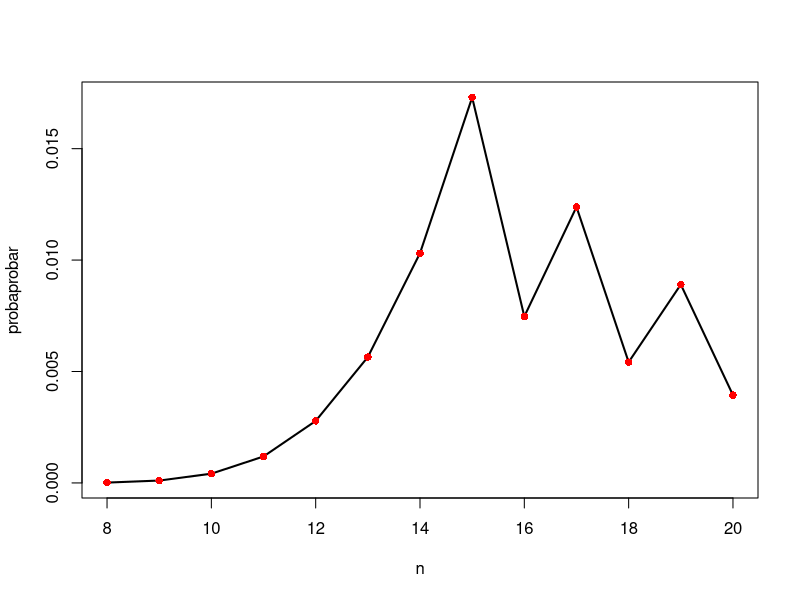
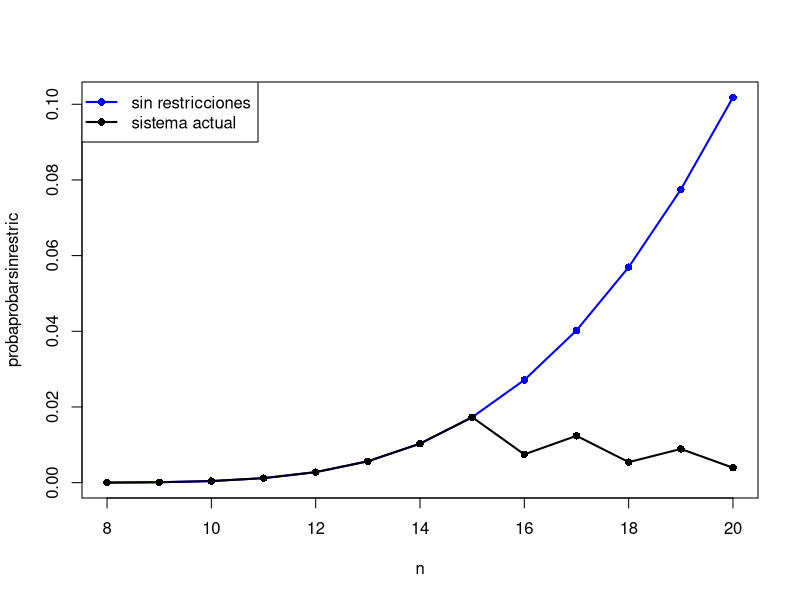
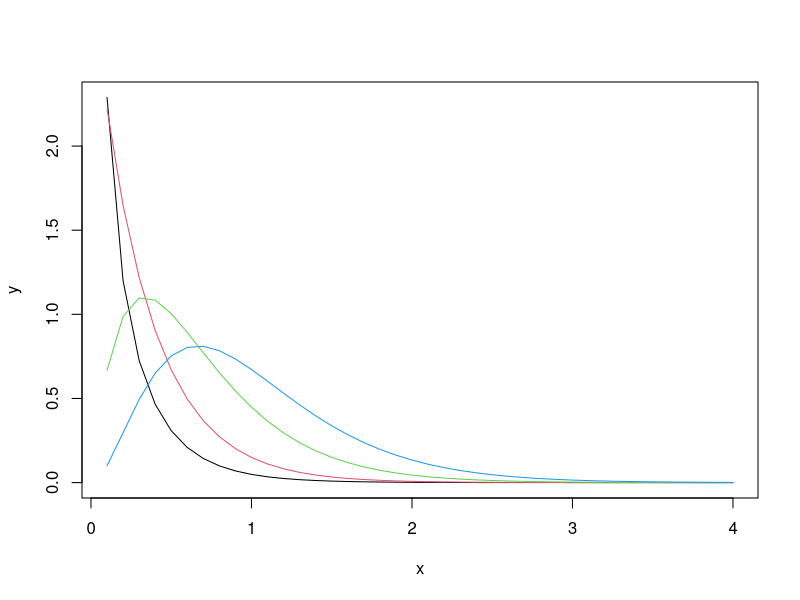

The R source for these figures, in order:
# x ~ Bi(n,p)
#n=15
probaprobar<-1-pbinom(7, size = 15,prob = 0.25)
#probaprobar <- sum(dbinom(8:15, size = 15,prob = 0.25 ))
probaprobar
sum(dbinom(8:15, size = 15,prob = 0.25 ))

# n=20
probaprobar<-1-pbinom(10, size = 20,prob = 0.25)
probaprobar

# caso general
ene<-8:20

probaprobar<-1-pbinom(pmax(7,ene/2), size = ene,prob = 0.25)

plot(ene,probaprobar,type="l",lwd=2,xlab="n")
points(ene,probaprobar,pch=16,col="red")

# sin restricciones de respuestas incorrectas
# si no hubiera restricciones sobre cantidad de respuestas
# incorrectas (instrucciones en R)
probaprobarsinrestric<-1-pbinom(7, size = ene,prob = 0.25)
plot(ene,probaprobarsinrestric,type="l",lwd=2,col="blue"
     ,xlab = "n")
points(ene,probaprobarsinrestric,col="blue",pch=16)
points(ene,probaprobar,pch=16,col="black")
lines(ene,probaprobar,lwd=2)
max(probaprobarsinrestric)
legend("topleft",c("sin restricciones","sistema actual"),
       pch=c(16,16),lwd=c(2,2),col=c("blue","black"))

# X ~ H(N,M,n)
# dnbinom(0, size = 4, prob = p)

# X ~ P(lambda)
#  p(X=x)dpois(x,lambda)

# Distribucions absolutamente continuas

# X ~ N()
# dnorm(x, mean, sd) -> calcula la fX (x) para X ∼ N (mean, sd2).
# pnorm(x, mean, sd) -> calcula la FX (k) para dicha distribución.
# qnorm(p, mean, sd) -> calcula el p−cuantil de la distribución de X ∼ N (mean, sd2)
# pnorm y qnorm son funciones inversas

# Exponencial
# X ∼ E(λ)

x <- seq(0.1, 4, 0.1)
y <- dgamma(x, shape=1/2, rate=3)
plot(x,y, type= "l")
y1 <- dgamma(x, shape=1, rate=3)
lines(x,y1,col=2)
y2 <- dgamma(x, shape=2, rate=3)
lines(x,y2,col=3)
y3 <- dgamma(x, shape=3, rate=3)
lines(x,y3,col=4)


#----------------------------------------------------
#
#Generacion de numeros al azar
#----------------------------------------------------
set.seed(07052020)
uu<-runif(1000)
uu[1:10]
xx<-qnorm(uu)


